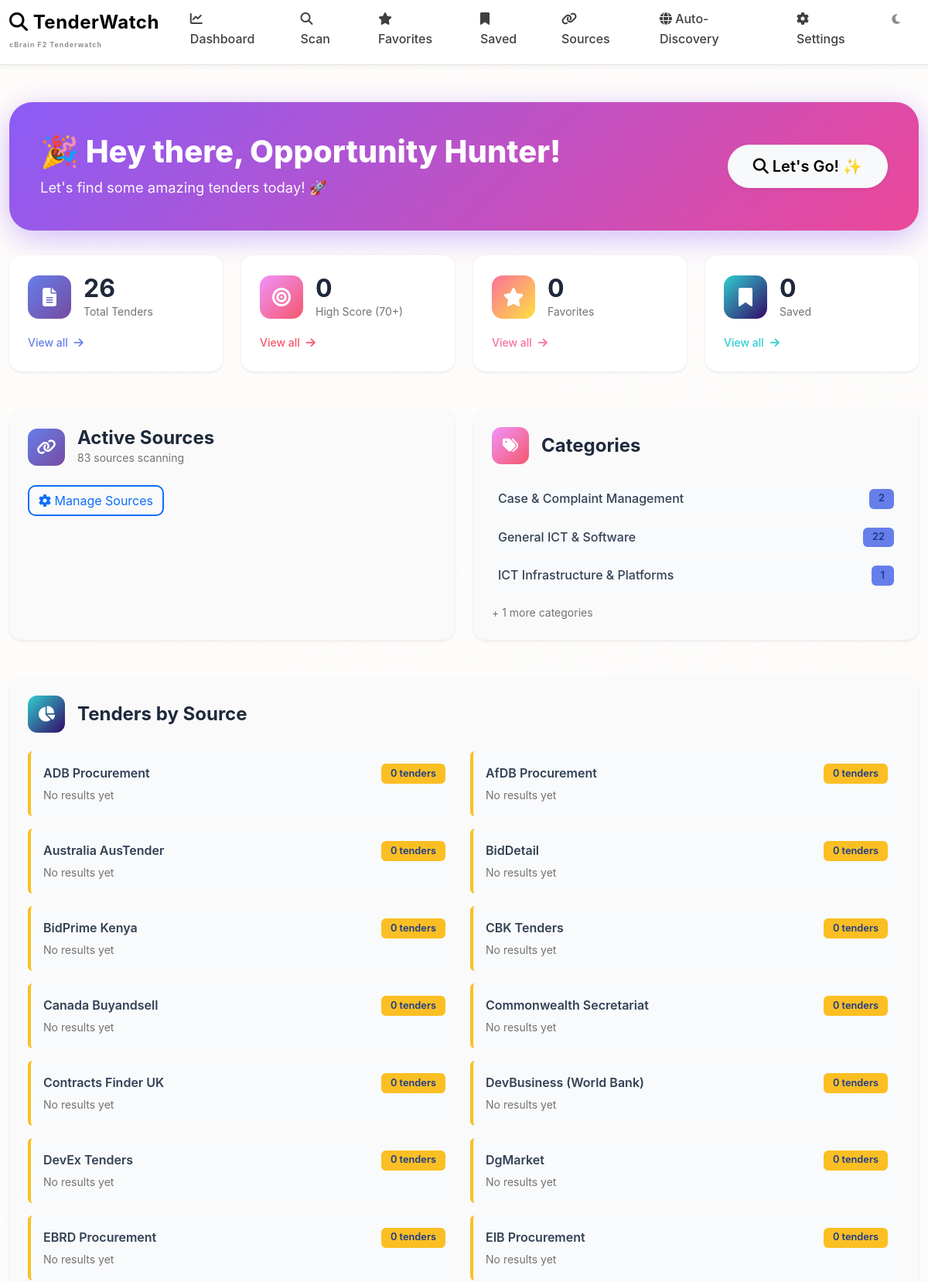
The page / (upper part) on the database its author committed.
### app/models.py (models this page shows)
class TenderResult(db.Model):
    id = db.Column(db.Integer, primary_key=True)
    title = db.Column(db.Text, nullable=False)
    title_translated = db.Column(db.Text, default="")
    link = db.Column(db.Text, unique=True, nullable=False)
    description = db.Column(db.Text, default="")
    description_translated = db.Column(db.Text, default="")
    buyer = db.Column(db.String(200))
    country = db.Column(db.String(200))
    deadline = db.Column(db.String(200))
    score = db.Column(db.Float)
    keywords_matched = db.Column(db.Text)
    scoring_breakdown = db.Column(db.Text, default="")
    discovery_method = db.Column(db.String(50), default="manual")  # 'manual', 'auto', 'priority'
    search_query = db.Column(db.String(500))  # Search query that found this (for auto-discovered)
    search_source = db.Column(db.String(50))  # 'google', 'bing', or source name
    semantic_score = db.Column(db.Float, default=0.0)
    ai_confidence = db.Column(db.Float, default=0.0)
    entities_extracted = db.Column(db.Text, default="")  # JSON with extracted entities
    ai_summary = db.Column(db.Text, default="")  # AI-generated summary
    saved = db.Column(db.Boolean, default=False)
    favorite = db.Column(db.Boolean, default=False)
    notified = db.Column(db.Boolean, default=False)
    source_id = db.Column(db.Integer, db.ForeignKey("tender_source.id"))
    source = db.relationship("TenderSource")
    category = db.Column(db.String(100))
    confidence = db.Column(db.Float)
    created_at = db.Column(db.DateTime, default=datetime.utcnow)

class TenderSource(db.Model):
    id = db.Column(db.Integer, primary_key=True)
    name = db.Column(db.String(200), nullable=False)
    url = db.Column(db.String(500), nullable=False)
    active = db.Column(db.Boolean, default=True)
    favorite = db.Column(db.Boolean, default=False)
    created_at = db.Column(db.DateTime, default=datetime.utcnow)

### app/routes.py (the view)
@main.route("/")
def dashboard():
    one_month_ago = datetime.utcnow() - timedelta(days=30)
    total_tenders = TenderResult.query.filter(TenderResult.created_at >= one_month_ago).count()
    high_score_count = TenderResult.query.filter(
        TenderResult.score >= 70,
        TenderResult.created_at >= one_month_ago
    ).count()
    saved_count = TenderResult.query.filter_by(saved=True).filter(
        TenderResult.created_at >= one_month_ago
    ).count()
    favorite_count = TenderResult.query.filter_by(favorite=True).filter(
        TenderResult.created_at >= one_month_ago
    ).count()
    active_sources = TenderSource.query.filter_by(active=True).count()
    source_contributions = db.session.query(
        TenderSource.name,
        db.func.count(TenderResult.id).label('count')
    ).outerjoin(TenderResult).group_by(TenderSource.name).all()
    categories = db.session.query(
        TenderResult.category,
        db.func.count(TenderResult.id).label('count')
    ).filter(TenderResult.created_at >= one_month_ago).group_by(TenderResult.category).all()
    recent_tenders = TenderResult.query.filter(
        TenderResult.created_at >= one_month_ago
    ).order_by(TenderResult.created_at.desc()).limit(10).all()
    return render_template(
        "dashboard.html",
        total_tenders=total_tenders,
        high_score_count=high_score_count,
        saved_count=saved_count,
        favorite_count=favorite_count,
        active_sources=active_sources,
        source_contributions=source_contributions,
        categories=categories,
        recent_tenders=recent_tenders,
    )

### app/templates/dashboard.html (shortened to what this page needs)
{% extends "base.html" %}
{% block content %}
<div style="background: linear-gradient(135deg, #8b5cf6 0%, #ec4899 100%); padding: 2.5rem; border-radius: 30px; margin-bottom: 2rem; color: white; box-shadow: 0 10px 40px rgba(139, 92, 246, 0.4); animation: fadeIn 0.6s ease-in;">
    <div class="row align-items-center">
        <div class="col-md-8">
            <h1 style="margin: 0; font-weight: 800; font-size: 2.5rem;">🎉 Hey there, Opportunity Hunter!</h1>
            <p style="margin: 0.5rem 0 0 0; opacity: 0.95; font-size: 1.15rem;">Let's find some amazing tenders today! 🚀</p>
        </div>
        <div class="col-md-4 text-end">
            <a href="{{ url_for('main.scan') }}" class="btn btn-light btn-lg shadow-sm" style="border-radius: 50px; padding: 0.75rem 2rem; font-weight: 600; animation: pulse 2s infinite;">
                <i class="fas fa-search"></i> Let's Go! ✨
            </a>
        </div>
    </div>
</div>
<div class="row mb-5 g-4">
    <div class="col-md-3 col-sm-6">
        <div class="card border-0 h-100 shadow-sm hover-lift" style="background: white; border-radius: 16px; transition: all 0.3s ease;">
            <div class="card-body p-4">
                <div class="d-flex align-items-center mb-3">
                    <div style="background: linear-gradient(135deg, #667eea 0%, #764ba2 100%); width: 56px; height: 56px; border-radius: 14px; display: flex; align-items: center; justify-content: center; margin-right: 1rem;">
                        <i class="fas fa-file-alt" style="color: white; font-size: 1.5rem;"></i>
                    </div>
                    <div>
                        <h2 class="mb-0" style="font-weight: 700; color: #1e293b;">{{ total_tenders }}</h2>
                        <p class="mb-0 text-muted" style="font-size: 0.875rem;">Total Tenders</p>
                    </div>
                </div>
                <a href="{{ url_for('main.scan') }}" class="text-decoration-none" style="color: #667eea; font-weight: 500; font-size: 0.875rem;">View all <i class="fas fa-arrow-right ms-1"></i></a>
            </div>
        </div>
    </div>
    <div class="col-md-3 col-sm-6">
        <div class="card border-0 h-100 shadow-sm hover-lift" style="background: white; border-radius: 16px; transition: all 0.3s ease;">
            <div class="card-body p-4">
                <div class="d-flex align-items-center mb-3">
                    <div style="background: linear-gradient(135deg, #f093fb 0%, #f5576c 100%); width: 56px; height: 56px; border-radius: 14px; display: flex; align-items: center; justify-content: center; margin-right: 1rem;">
                        <i class="fas fa-bullseye" style="color: white; font-size: 1.5rem;"></i>
                    </div>
                    <div>
                        <h2 class="mb-0" style="font-weight: 700; color: #1e293b;">{{ high_score_count }}</h2>
                        <p class="mb-0 text-muted" style="font-size: 0.875rem;">High Score (70+)</p>
                    </div>
                </div>
                <a href="{{ url_for('main.scan', min_score=70) }}" class="text-decoration-none" style="color: #f5576c; font-weight: 500; font-size: 0.875rem;">View all <i class="fas fa-arrow-right ms-1"></i></a>
            </div>
        </div>
    </div>
    <div class="col-md-3 col-sm-6">
        <div class="card border-0 h-100 shadow-sm hover-lift" style="background: white; border-radius: 16px; transition: all 0.3s ease;">
            <div class="card-body p-4">
                <div class="d-flex align-items-center mb-3">
                    <div style="background: linear-gradient(135deg, #fa709a 0%, #fee140 100%); width: 56px; height: 56px; border-radius: 14px; display: flex; align-items: center; justify-content: center; margin-right: 1rem;">
                        <i class="fas fa-star" style="color: white; font-size: 1.5rem;"></i>
                    </div>
                    <div>
                        <h2 class="mb-0" style="font-weight: 700; color: #1e293b;">{{ favorite_count }}</h2>
                        <p class="mb-0 text-muted" style="font-size: 0.875rem;">Favorites</p>
                    </div>
                </div>
                <a href="{{ url_for('main.favorites') }}" class="text-decoration-none" style="color: #fa709a; font-weight: 500; font-size: 0.875rem;">View all <i class="fas fa-arrow-right ms-1"></i></a>
            </div>
        </div>
    </div>
    <div class="col-md-3 col-sm-6">
        <div class="card border-0 h-100 shadow-sm hover-lift" style="background: white; border-radius: 16px; transition: all 0.3s ease;">
            <div class="card-body p-4">
                <div class="d-flex align-items-center mb-3">
                    <div style="background: linear-gradient(135deg, #30cfd0 0%, #330867 100%); width: 56px; height: 56px; border-radius: 14px; display: flex; align-items: center; justify-content: center; margin-right: 1rem;">
                        <i class="fas fa-bookmark" style="color: white; font-size: 1.5rem;"></i>
                    </div>
                    <div>
                        <h2 class="mb-0" style="font-weight: 700; color: #1e293b;">{{ saved_count }}</h2>
                        <p class="mb-0 text-muted" style="font-size: 0.875rem;">Saved</p>
                    </div>
                </div>
                <a href="{{ url_for('main.saved') }}" class="text-decoration-none" style="color: #30cfd0; font-weight: 500; font-size: 0.875rem;">View all <i class="fas fa-arrow-right ms-1"></i></a>
            </div>
        </div>
    </div>
</div>
<div class="row mb-5 g-4">
    <div class="col-md-6">
        <div class="card border-0 shadow-sm h-100" style="border-radius: 16px;">
            <div class="card-body p-4">
                <div class="d-flex align-items-center mb-4">
                    <div style="background: linear-gradient(135deg, #667eea 0%, #764ba2 100%); width: 48px; height: 48px; border-radius: 12px; display: flex; align-items: center; justify-content: center; margin-right: 1rem;">
                        <i class="fas fa-link" style="color: white; font-size: 1.25rem;"></i>
                    </div>
                    <div>
                        <h4 class="mb-0" style="font-weight: 700; color: #1e293b;">Active Sources</h4>
                        <p class="mb-0 text-muted" style="font-size: 0.875rem;">{{ active_sources }} sources scanning</p>
                    </div>
                </div>
                <a href="{{ url_for('main.sources') }}" class="btn btn-outline-primary" style="border-radius: 10px; border-width: 2px;">
                    <i class="fas fa-cog"></i> Manage Sources
                </a>
            </div>
        </div>
    </div>
    <div class="col-md-6">
        <div class="card border-0 shadow-sm h-100" style="border-radius: 16px;">
            <div class="card-body p-4">
                <div class="d-flex align-items-center mb-4">
                    <div style="background: linear-gradient(135deg, #f093fb 0%, #f5576c 100%); width: 48px; height: 48px; border-radius: 12px; display: flex; align-items: center; justify-content: center; margin-right: 1rem;">
                        <i class="fas fa-tags" style="color: white; font-size: 1.25rem;"></i>
                    </div>
                    <h4 class="mb-0" style="font-weight: 700; color: #1e293b;">Categories</h4>
                </div>
                {% if categories %}
                <div class="d-flex flex-column gap-2">
                    {% for category_name, count in categories[:3] %}
                    <div class="d-flex justify-content-between align-items-center p-2 rounded" style="background: #f8fafc;">
                        <span style="font-weight: 500; color: #334155;">
                            {% if category_name %}
                                {{ category_name }}
                            {% else %}
                                Uncategorized
                            {% endif %}
                        </span>
                        <span class="badge" style="background: #667eea; font-weight: 600;">{{ count }}</span>
                    </div>
                    {% endfor %}
                </div>
                {% if categories|length > 3 %}
                <p class="text-muted mb-0 mt-3" style="font-size: 0.875rem;">+ {{ categories|length - 3 }} more categories</p>
                {% endif %}
                {% else %}
                <p class="text-muted mb-0">No categories yet. Run a scan to start.</p>
                {% endif %}
            </div>
        </div>
    </div>
</div>
<div class="card border-0 shadow-sm mb-5" style="border-radius: 16px;">
    <div class="card-body p-4">
        <div class="d-flex align-items-center mb-4">
            <div style="background: linear-gradient(135deg, #30cfd0 0%, #330867 100%); width: 48px; height: 48px; border-radius: 12px; display: flex; align-items: center; justify-content: center; margin-right: 1rem;">
                <i class="fas fa-chart-pie" style="color: white; font-size: 1.25rem;"></i>
            </div>
            <h4 class="mb-0" style="font-weight: 700; color: #1e293b;">Tenders by Source</h4>
        </div>
        {% if source_contributions %}
        <div class="row g-3">
            {% for source_name, count in source_contributions %}
            <div class="col-md-6">
                <div class="p-3 rounded" style="background: #f8fafc; border-left: 4px solid {% if count > 0 %}#30cfd0{% else %}#fbbf24{% endif %};">
                    <div class="d-flex justify-content-between align-items-center">
                        <span style="font-weight: 600; color: #334155;">{{ source_name }}</span>
                        <span class="badge" style="background: {% if count > 0 %}#30cfd0{% else %}#fbbf24{% endif %}; font-weight: 600;">
                            {{ count }} tender{% if count != 1 %}s{% endif %}
                        </span>
                    </div>
                    {% if count == 0 %}
                    <small class="text-muted d-block mt-1">No results yet</small>
                    {% endif %}
                </div>
            </div>
            {% endfor %}
        </div>
        {% else %}
        <div class="text-center py-4">
            <i class="fas fa-inbox" style="font-size: 3rem; color: #cbd5e1; margin-bottom: 1rem;"></i>
            <p class="text-muted mb-0">No tenders yet. <a href="{{ url_for('main.scan') }}" style="font-weight: 600;">Run a scan</a> to get started.</p>
        </div>
        {% endif %}
    </div>
</div>
{% endblock %}

### app/templates/base.html (style rules this page uses)
:root { --primary: #ffffff; --accent: #f5f5f5; --bg-dark: #ffffff; --bg-card: #fafafa; --bg-hover: #f5f5f5; --border: #e5e5e5; --text-primary: #000000; --text-secondary: #737373; }
* { scrollbar-color: #d1d5db #f9fafb; scrollbar-width: thin; transition: background-color 0.3s ease, color 0.3s ease, border-color 0.3s ease; }
body { background-color: var(--bg-dark); color: var(--text-primary); font-family: -apple-system, BlinkMacSystemFont, 'Segoe UI', Roboto, 'Helvetica Neue', Arial, sans-serif; line-height: 1.6; }
.card { background-color: var(--bg-card); border: 1px solid var(--border); border-radius: 12px; transition: all 0.3s ease; overflow: hidden; }
.card-body { color: var(--text-primary); padding: 1.5rem; }
.badge { padding: 0.4rem 0.75rem; font-size: 0.8rem; font-weight: 600; background-color: #dbeafe; color: #1e3a8a; }
a { color: var(--accent); text-decoration: none; transition: all 0.2s ease; }
.text-muted { color: var(--text-secondary) !important; }
.card { animation: fadeIn 0.5s ease-out backwards; }
.card:nth-child(1) { animation-delay: 0.1s; }
.badge { animation: fadeIn 0.5s ease-out; }
.btn { transition: all 0.3s cubic-bezier(0.4, 0, 0.2, 1); position: relative; }
i { transition: all 0.3s ease; }
body::before { content: ''; position: fixed; top: 0; left: 0; width: 100%; height: 100%; background: linear-gradient( -45deg, rgba(59, 130, 246, 0.03), rgba(16, 185, 129, 0.03), rgba(59, 130, 246, 0.03), rgba(217, 119, 6, 0.02) ); background-size: 400% 400%; animation: gradientShift 15s ease infinite; pointer-events: none; z-index: -1; }
* { animation: fadeIn 0.3s ease-out; }

### rows shown on the page
TenderResult: category "General ICT & Software", id "22"
TenderResult: category "ICT Infrastructure & Platforms", count "1"
TenderSource: name "ADB Procurement", favorite "0"
TenderSource: name "AfDB Procurement", favorite "0"
TenderSource: name "Australia AusTender", favorite "0"
TenderSource: name "BidDetail", favorite "0"
TenderSource: name "BidPrime Kenya", count "0"
TenderSource: name "CBK Tenders", count "0"
TenderSource: name "Canada Buyandsell", favorite "0"
TenderSource: name "Commonwealth Secretariat", favorite "0"
TenderSource: name "Contracts Finder UK", favorite "0"
TenderSource: name "DevBusiness (World Bank)", favorite "0"
TenderSource: name "DevEx Tenders", favorite "0"
TenderSource: name "DgMarket", favorite "0"
TenderSource: name "EBRD Procurement", favorite "0"
TenderSource: name "EIB Procurement", favorite "0"

### other values the page prints
{{ total_tenders }} "26"
{{ high_score_count }} "0"
{{ favorite_count }} "0"
{{ saved_count }} "0"
{{ active_sources }} "83"
{{ category_name }} "Case & Complaint Management"
{{ count }} "2"
{{ categories|length - 3 }} "1"
